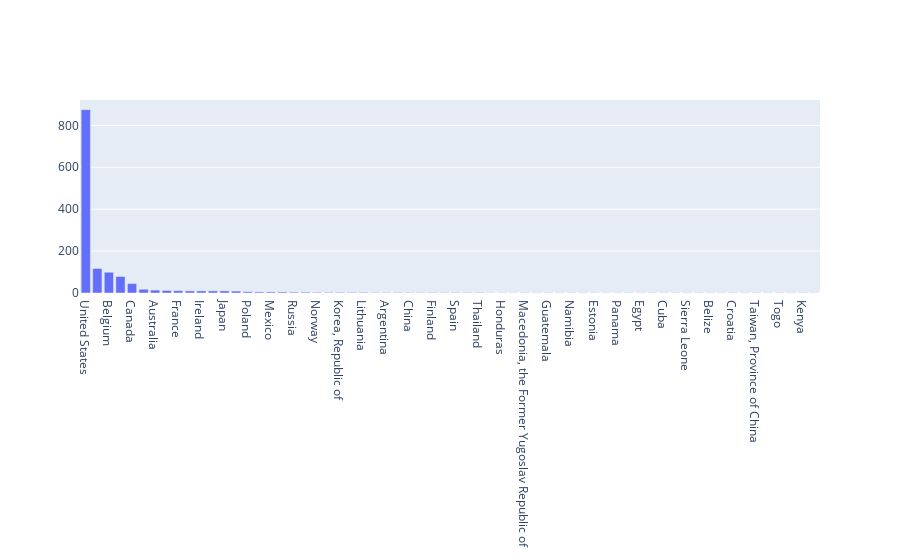

Source (notebook cell):
### Code cell
%%time
result = list(cluster.query("SELECT COUNT(*) as val, country as lab FROM `beer-sample`._default._default where ISSTRING(country) GROUP BY country ORDER BY val DESC"))
labels = [str(row["lab"]) for row in result]
values = [row["val"] for row in result]

new_fig = go.Figure(data=[go.Bar(x=labels,
                                 y=values)])
new_fig.show()

### Figure 1 — Plotly figure (JSON) as saved in the notebook; plotly's stock layout.template omitted (floating-point values rounded to 4 significant figures)
{"data": [{"type": "bar", "x": ["United States", "Germany", "Belgium", "United Kingdom", "Canada", "Czech Republic", "Australia", "Netherlands", "France", "Austria", "Ireland", "Switzerland", "Japan", "New Zealand", "Poland", "Sweden", "Mexico", "India", "Russia", "Italy", "Norway", "Denmark", "Korea, Republic of", "Hungary", "Lithuania", "El Salvador", "Argentina", "Brazil", "China", "England", "Finland", "Greece", "Spain", "Viet Nam", "Thailand", "Latvia", "Honduras", "Macao", "Macedonia, the Former Yugoslav Republic of", "Mauritius", "Guatemala", "Myanmar", "Namibia", "French Polynesia", "Estonia", "", "Panama", "Philippines", "Egypt", "Portugal", "Cuba", "Serbia and Montenegro", "Sierra Leone", "Slovakia", "Belize", "Aruba", "Croatia", "Colombia", "Taiwan, Province of China", "Sri Lanka", "Togo", "Jamaica", "Kenya", "Israel"], "y": [875, 117, 99, 79, 45, 18, 14, 12, 11, 10, 10, 10, 10, 9, 6, 5, 5, 5, 4, 4, 3, 3, 3, 3, 3, 2, 2, 2, 2, 2, 2, 2, 2, 2, 2, 1, 1, 1, 1, 1, 1, 1, 1, 1, 1, 1, 1, 1, 1, 1, 1, 1, 1, 1, 1, 1, 1, 1, 1, 1, 1, 1, 1, 1]}], "layout": {}}
